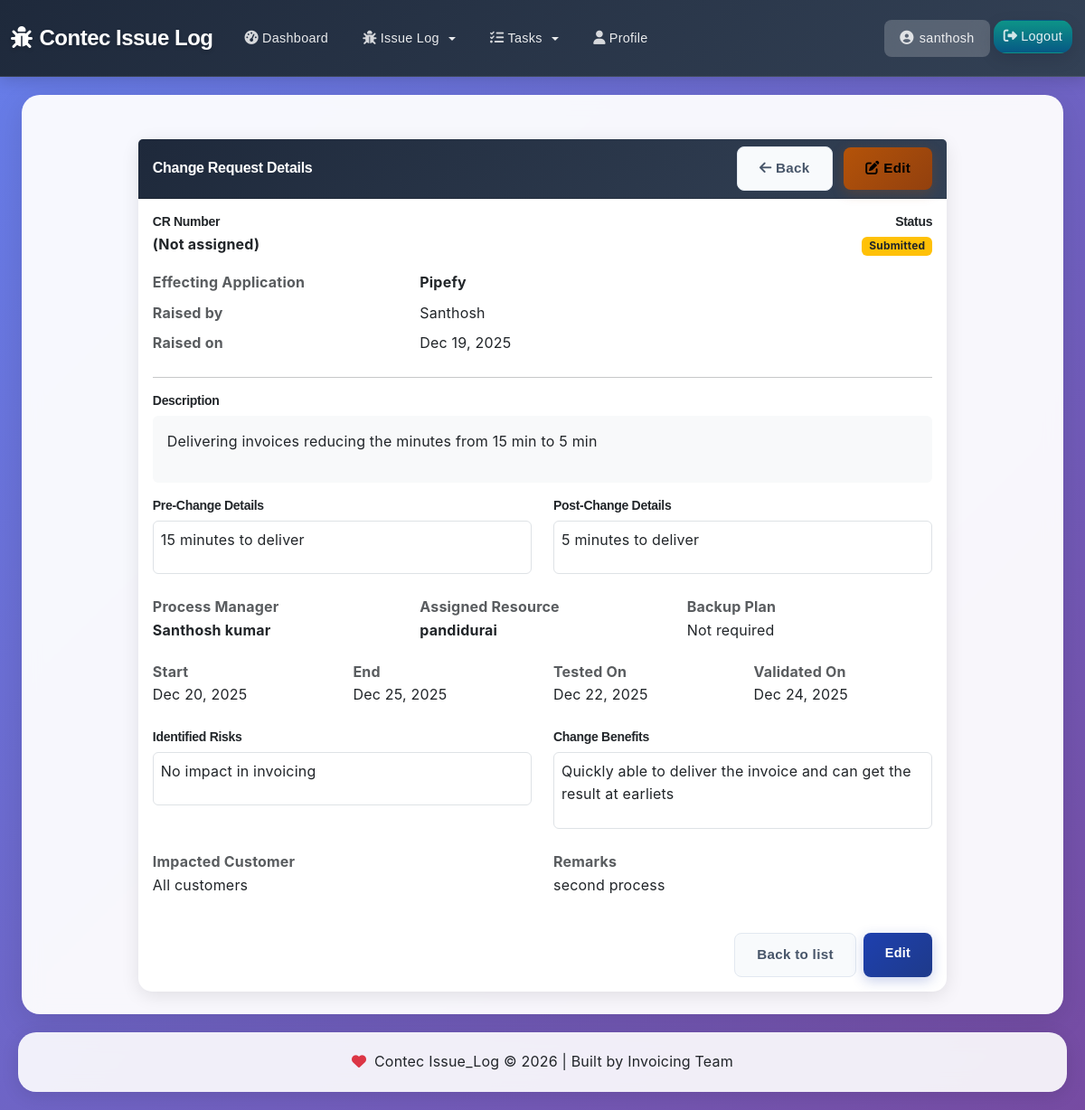
/cr/3/ (signed in), run on the app's committed database.
### contec_cr/models.py (models this page shows, shortened)
class ChangeRequest(models.Model):
    effecting_app = models.CharField(max_length=100)
    cr_number = models.CharField(max_length=200, unique=True, blank=True, editable=False)
    cr_raised_by = models.CharField(max_length=100)
    cr_raised_on = models.DateField(default=timezone.now)
    cr_approved_by = models.CharField(max_length=100, blank=True, null=True)
    cr_approved_on = models.DateField(blank=True, null=True)
    cr_approved_by_user = models.ForeignKey(
        User,
        on_delete=models.SET_NULL,
        null=True,
        blank=True,
        related_name='approved_change_requests',
        verbose_name='Approved By User'
    )
    department = models.CharField(max_length=100, blank=True, null=True)
    job_name = models.CharField(max_length=100, blank=True, null=True)
    PRIORITY_CHOICES = [
        ('high', 'High'),
        ('medium', 'Medium'),
        ('low', 'Low'),
        ('planned_medium', 'Planned-Medium'),
        ('planned_low', 'Planned-Low'),
        ('unplanned_high', 'Un-Planned-High'),
    ]
    priority = models.CharField(max_length=20, choices=PRIORITY_CHOICES, default='medium')
    description = models.TextField(blank=True)
    details_pre_cr = models.TextField(blank=True, null=True)
    details_post_cr = models.TextField(blank=True, null=True)
    back_up = models.CharField(max_length=100)
    process_manager = models.CharField(max_length=100)
    resource_name = models.CharField(max_length=100)
    start_date = models.DateField(blank=True, null=True)
    identified_risks = models.TextField(blank=True, null=True)
    end_date = models.DateField(blank=True, null=True)
    tested_on = models.DateField(blank=True, null=True)
    validated_on = models.DateField(blank=True, null=True)
    result_state = models.FileField(upload_to='attachments/', blank=True, null=True)
    change_benefits = models.TextField(blank=True, null=True)
    impacting_customer = models.CharField(max_length=100)
    remarks = models.CharField(max_length=500, blank=True, null=True)
    STATUS_CHOICES = [
        ('draft', 'Draft'),
        ('submitted', 'Submitted'),
        ('approved', 'Approved'),
        ('rejected', 'Rejected'),
        ('implemented', 'Implemented'),
    ]
    status = models.CharField(max_length=20, choices=STATUS_CHOICES, default='draft')
    attachment = models.FileField(
        upload_to='cr_attachments/%Y/%m/',
        null=True,
        blank=True,
        verbose_name='Attachment',
        help_text='Upload documents (.pdf, .docx, .xlsx, .txt) up to 5MB'
    )

### contec_cr/views.py (the view)
# urls.py: path('cr/<int:pk>/', views.cr_detail, name='cr_detail'),
def cr_detail(request, pk):
    cr = get_object_or_404(ChangeRequest, pk=pk)
    return render(request, 'contec_cr/cr_detail.html', {'cr': cr})

### contec_cr/templates/contec_cr/cr_detail.html
{% extends 'base/base.html' %}
{% block content %}
<div class="container-fluid">
    <div class="row justify-content-center">
        <div class="col-xl-10 col-lg-11">
            <div class="card mt-4">
                <div class="card-header d-flex justify-content-between align-items-center">
                    <h5 class="mb-0">Change Request Details</h5>
                    <div>
                        <a href="{% url 'cr_list' %}" class="btn btn-light btn-sm me-2">
                            <i class="fas fa-arrow-left"></i> Back
                        </a>
                        <a href="{% url 'cr_edit' cr.id %}" class="btn btn-warning btn-sm">
                            <i class="fas fa-edit"></i> Edit
                        </a>
                    </div>
                </div>
                <div class="card-body">
                    <div class="d-flex justify-content-between align-items-start mb-3">
                        <div>
                            <h6 class="mb-1">CR Number</h6>
                            <div class="fw-bold">{{ cr.cr_number|default:'(Not assigned)' }}</div>
                        </div>
                        <div class="text-end">
                            <h6 class="mb-1">Status</h6>
                            {% if cr.status == 'approved' %}
                                <span class="badge bg-success text-capitalize">{{ cr.status }}</span>
                            {% elif cr.status == 'submitted' %}
                                <span class="badge bg-warning text-dark text-capitalize">{{ cr.status }}</span>
                            {% elif cr.status == 'draft' %}
                                <span class="badge bg-secondary text-capitalize">{{ cr.status }}</span>
                            {% elif cr.status == 'rejected' %}
                                <span class="badge bg-danger text-capitalize">{{ cr.status }}</span>
                            {% else %}
                                <span class="badge bg-info text-capitalize">{{ cr.status }}</span>
                            {% endif %}
                        </div>
                    </div>
                    <dl class="row mb-3">
                        <dt class="col-sm-4 text-muted">Effecting Application</dt>
                        <dd class="col-sm-8 fw-bold">{{ cr.effecting_app|default:'-' }}</dd>
                        <dt class="col-sm-4 text-muted">Raised by</dt>
                        <dd class="col-sm-8">{{ cr.cr_raised_by|default:'-' }}</dd>
                        <dt class="col-sm-4 text-muted">Raised on</dt>
                        <dd class="col-sm-8">{{ cr.cr_raised_on|date:"M d, Y"|default:'-' }}</dd>
                    </dl>
                    <hr>
                    <div class="mb-3">
                        <h6 class="mb-2">Description</h6>
                        <div class="p-3 bg-light rounded text-break">{{ cr.description|default:'-'|linebreaks }}</div>
                    </div>
                    <div class="row">
                        <div class="col-md-6 mb-3">
                            <h6 class="mb-2">Pre-Change Details</h6>
                            <div class="p-2 bg-white border rounded text-break">{{ cr.details_pre_cr|default:'-'|linebreaks }}</div>
                        </div>
                        <div class="col-md-6 mb-3">
                            <h6 class="mb-2">Post-Change Details</h6>
                            <div class="p-2 bg-white border rounded text-break">{{ cr.details_post_cr|default:'-'|linebreaks }}</div>
                        </div>
                    </div>
                    <div class="row mt-2">
                        <div class="col-md-4 mb-3">
                            <dt class="text-muted">Process Manager</dt>
                            <div class="fw-bold">{{ cr.process_manager|default:'-' }}</div>
                        </div>
                        <div class="col-md-4 mb-3">
                            <dt class="text-muted">Assigned Resource</dt>
                            <div class="fw-bold">{{ cr.resource_name|default:'-' }}</div>
                        </div>
                        <div class="col-md-4 mb-3">
                            <dt class="text-muted">Backup Plan</dt>
                            <div>{{ cr.back_up|default:'-' }}</div>
                        </div>
                    </div>
                    <div class="row mt-1">
                        <div class="col-md-3 mb-3">
                            <dt class="text-muted">Start</dt>
                            <div>{{ cr.start_date|date:'M d, Y'|default:'-' }}</div>
                        </div>
                        <div class="col-md-3 mb-3">
                            <dt class="text-muted">End</dt>
                            <div>{{ cr.end_date|date:'M d, Y'|default:'-' }}</div>
                        </div>
                        <div class="col-md-3 mb-3">
                            <dt class="text-muted">Tested On</dt>
                            <div>{{ cr.tested_on|date:'M d, Y'|default:'-' }}</div>
                        </div>
                        <div class="col-md-3 mb-3">
                            <dt class="text-muted">Validated On</dt>
                            <div>{{ cr.validated_on|date:'M d, Y'|default:'-' }}</div>
                        </div>
                    </div>
                    <div class="row mt-2">
                        <div class="col-md-6 mb-3">
                            <h6 class="mb-2">Identified Risks</h6>
                            <div class="p-2 bg-white border rounded text-break">{{ cr.identified_risks|default:'-'|linebreaks }}</div>
                        </div>
                        <div class="col-md-6 mb-3">
                            <h6 class="mb-2">Change Benefits</h6>
                            <div class="p-2 bg-white border rounded text-break">{{ cr.change_benefits|default:'-'|linebreaks }}</div>
                        </div>
                    </div>
                    <div class="row mt-2">
                        <div class="col-md-6 mb-3">
                            <dt class="text-muted">Impacted Customer</dt>
                            <div>{{ cr.impacting_customer|default:'-' }}</div>
                        </div>
                        <div class="col-md-6 mb-3">
                            <dt class="text-muted">Remarks</dt>
                            <div class="text-break">{{ cr.remarks|default:'-' }}</div>
                        </div>
                    </div>
                    <div class="row mt-4">
                        <div class="col-12 d-flex justify-content-end">
                            <a href="{% url 'cr_list' %}" class="btn btn-light me-2">Back to list</a>
                            <a href="{% url 'cr_edit' cr.id %}" class="btn btn-primary">Edit</a>
                        </div>
                    </div>
                </div>
            </div>
        </div>
    </div>
</div>
{% endblock %}

### base/templates/base/base.html (shortened to what this page needs)
<!DOCTYPE html>
<html lang="en">
<head>
    <link href="https://cdn.jsdelivr.net/npm/bootstrap@5.3.0/dist/css/bootstrap.min.css" rel="stylesheet">
    <link rel="stylesheet" href="https://cdnjs.cloudflare.com/ajax/libs/font-awesome/6.4.0/css/all.min.css">
</head>
<body>
    {% if user.is_authenticated %}
    <nav class="navbar navbar-expand-lg navbar-light">
        <div class="container-fluid">
            <a class="navbar-brand" href="{% url 'dashboard' %}">
                <i class="fas fa-bug me-2"></i>Contec Issue Log
            </a>
            <div class="collapse navbar-collapse" id="navbarNav">
                <ul class="navbar-nav me-auto">
                    <li class="nav-item">
                        <a class="nav-link" href="{% url 'dashboard' %}">
                            <i class="fas fa-tachometer-alt me-1"></i>Dashboard
                        </a>
                    </li>
                    {% if user.is_superuser or user.profile.is_approved and user.profile.can_access_issues|default:True %}
                    <li class="nav-item dropdown">
                        <a class="nav-link dropdown-toggle" href="#" id="issuesDropdown" role="button" data-bs-toggle="dropdown" aria-expanded="false">
                            <i class="fas fa-bug me-1"></i>Issue Log
                        </a>
                    </li>
                    {% endif %}
                    {% if user.is_superuser or user.profile.is_approved and user.profile.can_access_tasks|default:True %}
                    <li class="nav-item dropdown">
                        <a class="nav-link dropdown-toggle" href="#" id="tasksDropdown" role="button" data-bs-toggle="dropdown" aria-expanded="false">
                            <i class="fas fa-tasks me-1"></i>Tasks
                        </a>
                    </li>
                    {% endif %}
                    <li class="nav-item">
                        <a class="nav-link" href="{% url 'user-profile' %}">
                            <i class="fas fa-user me-1"></i>Profile
                        </a>
                    </li>
                </ul>
                <ul class="navbar-nav">
                    {% if user.is_authenticated %}
                        <li class="nav-item">
                            <span class="nav-link user-display">
                                <i class="fas fa-user-circle"></i>{{ user.get_full_name|default:user.username }}
                            </span>
                        </li>
                        <li class="nav-item">
                            <a class="nav-link logout-btn" href="{% url 'logout' %}">
                                <i class="fas fa-sign-out-alt me-1"></i>Logout
                            </a>
                        </li>
                    {% endif %}
                </ul>
            </div>
        </div>
    </nav>
    {% endif %}
    <div id="toastContainer" class="toast-container position-fixed top-0 end-0 p-3" style="z-index:2000; margin-top:80px;"></div>
    <div class="main-container">
        {% block content %}{% endblock %}
    </div>
    <div class="footer">
        <p class="mb-0">
            <i class="fas fa-heart text-danger me-1"></i>
            Contec Issue_Log &copy; {% now "Y" %} | Built by Invoicing Team
        </p>
    </div>
</body>
</html>

### data on the page
ChangeRequest: cr_number "(Not assigned)", status "Submitted", effecting_app "Pipefy", cr_raised_by "Santhosh", cr_raised_on "Dec 19, 2025", description "Delivering invoices reducing the minutes from 15 min to 5 min", details_pre_cr "15 minutes to deliver", details_post_cr "5 minutes to deliver", process_manager "Santhosh kumar", resource_name "pandidurai", back_up "Not required", start_date "Dec 20, 2025", end_date "Dec 25, 2025", tested_on "Dec 22, 2025", validated_on "Dec 24, 2025", identified_risks "No impact in invoicing", change_benefits "Quickly able to deliver the invoice and can get the result at earliets", impacting_customer "All customers", remarks "second process"

### other printed values
{{ user.get_full_name|default:user.username }} "santhosh"
